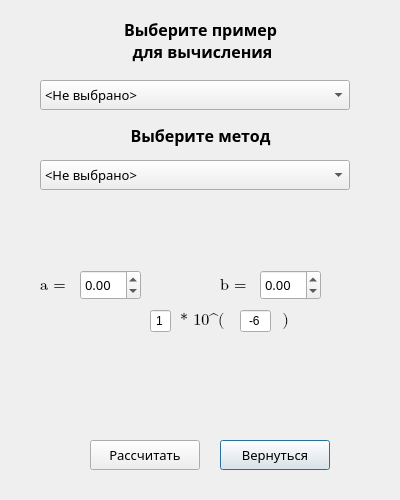
<?xml version="1.0" encoding="UTF-8"?>
<ui version="4.0">
 <class>Dialog</class>
 <widget class="QDialog" name="Dialog">
  <property name="geometry">
   <rect>
    <x>0</x>
    <y>0</y>
    <width>400</width>
    <height>500</height>
   </rect>
  </property>
  <property name="minimumSize">
   <size>
    <width>400</width>
    <height>500</height>
   </size>
  </property>
  <property name="maximumSize">
   <size>
    <width>400</width>
    <height>500</height>
   </size>
  </property>
  <property name="windowTitle">
   <string>Dialog</string>
  </property>
  <widget class="QLabel" name="lExample">
   <property name="geometry">
    <rect>
     <x>0</x>
     <y>10</y>
     <width>401</width>
     <height>61</height>
    </rect>
   </property>
   <property name="font">
    <font>
     <family>Bahnschrift Light</family>
     <pointsize>12</pointsize>
     <weight>75</weight>
     <bold>true</bold>
     <kerning>true</kerning>
    </font>
   </property>
   <property name="text">
    <string>Выберите пример
 для вычисления</string>
   </property>
   <property name="alignment">
    <set>Qt::AlignCenter</set>
   </property>
  </widget>
  <widget class="QComboBox" name="CBExample">
   <property name="geometry">
    <rect>
     <x>40</x>
     <y>80</y>
     <width>310</width>
     <height>30</height>
    </rect>
   </property>
   <property name="font">
    <font>
     <family>Calibri Light</family>
     <pointsize>10</pointsize>
    </font>
   </property>
   
   <item>
    <property name="text">
     <string>&lt;Не выбрано&gt;</string>
    </property>
   </item>
   <item>
    <property name="text">
     <string>Контрольный пример</string>
    </property>
   </item>
   <item>
    <property name="text">
     <string>Индивидуальный пример</string>
    </property>
   </item>
  </widget>
  <widget class="QLabel" name="lMethod">
   <property name="geometry">
    <rect>
     <x>0</x>
     <y>120</y>
     <width>401</width>
     <height>31</height>
    </rect>
   </property>
   <property name="font">
    <font>
     <family>Bahnschrift Light</family>
     <pointsize>12</pointsize>
     <weight>75</weight>
     <bold>true</bold>
     <kerning>true</kerning>
    </font>
   </property>
   <property name="text">
    <string>Выберите метод</string>
   </property>
   <property name="alignment">
    <set>Qt::AlignCenter</set>
   </property>
  </widget>
  <widget class="QComboBox" name="CBMethod">
   <property name="geometry">
    <rect>
     <x>40</x>
     <y>160</y>
     <width>310</width>
     <height>30</height>
    </rect>
   </property>
   <property name="font">
    <font>
     <family>Calibri Light</family>
     <pointsize>10</pointsize>
    </font>
   </property>

   <item>
    <property name="text">
     <string>&lt;Не выбрано&gt;</string>
    </property>
   </item>
   <item>
    <property name="text">
     <string>Метод касательных</string>
    </property>
   </item>
   <item>
    <property name="text">
     <string>Деление отрезка пополам</string>
    </property>
   </item>
   <item>
    <property name="text">
     <string>Отделение корней уравнения</string>
    </property>
   </item>
   <item>
    <property name="text">
     <string>Метод хорд</string>
    </property>
   </item>
  </widget>
  <widget class="QLabel" name="label">
   <property name="geometry">
    <rect>
     <x>0</x>
     <y>210</y>
     <width>401</width>
     <height>61</height>
    </rect>
   </property>
   <property name="text">
    <string/>
   </property>
   <property name="alignment">
    <set>Qt::AlignCenter</set>
   </property>
  </widget>
  <widget class="QPushButton" name="bReturn">
   <property name="geometry">
    <rect>
     <x>220</x>
     <y>440</y>
     <width>110</width>
     <height>30</height>
    </rect>
   </property>
   <property name="font">
    <font>
     <family>Bahnschrift Light</family>
     <pointsize>10</pointsize>
    </font>
   </property>
   <property name="text">
    <string>Вернуться</string>
   </property>
  </widget>
  <widget class="QPushButton" name="bCalculation">
   <property name="geometry">
    <rect>
     <x>90</x>
     <y>440</y>
     <width>110</width>
     <height>30</height>
    </rect>
   </property>
   <property name="font">
    <font>
     <family>Bahnschrift Light</family>
     <pointsize>10</pointsize>
    </font>
   </property>
   <property name="text">
    <string>Рассчитать</string>
   </property>
  </widget>
  <widget class="QLabel" name="lResult">
   <property name="geometry">
    <rect>
     <x>10</x>
     <y>350</y>
     <width>381</width>
     <height>81</height>
    </rect>
   </property>
   <property name="font">
    <font>
     <family>Bahnschrift Light</family>
     <pointsize>12</pointsize>
     <weight>75</weight>
     <italic>false</italic>
     <bold>true</bold>
     <underline>false</underline>
     <strikeout>false</strikeout>
    </font>
   </property>
   <property name="text">
    <string/>
   </property>
   <property name="alignment">
    <set>Qt::AlignCenter</set>
   </property>
  </widget>
  <widget class="QLabel" name="laEq">
   <property name="geometry">
    <rect>
     <x>40</x>
     <y>270</y>
     <width>31</width>
     <height>31</height>
    </rect>
   </property>
   <property name="font">
    <font>
     <family>Cambria Math</family>
     <pointsize>12</pointsize>
     <italic>false</italic>
     <underline>false</underline>
     <strikeout>false</strikeout>
    </font>
   </property>
   <property name="text">
    <string>a = </string>
   </property>
  </widget>
  <widget class="QLabel" name="lbEq">
   <property name="geometry">
    <rect>
     <x>220</x>
     <y>265</y>
     <width>51</width>
     <height>41</height>
    </rect>
   </property>
   <property name="font">
    <font>
     <family>Cambria Math</family>
     <pointsize>12</pointsize>
     <italic>false</italic>
     <underline>false</underline>
     <strikeout>false</strikeout>
    </font>
   </property>
   <property name="text">
    <string>b = </string>
   </property>
  </widget>
  <widget class="QDoubleSpinBox" name="dsh_a">
   <property name="geometry">
    <rect>
     <x>80</x>
     <y>270</y>
     <width>61</width>
     <height>30</height>
    </rect>
   </property>
   <property name="font">
    <font>
     <family>Calibri Light</family>
     <pointsize>10</pointsize>
    </font>
   </property>
   <property name="decimals">
    <number>2</number>
   </property>
   <property name="minimum">
    <double>-9.990000000000000</double>
   </property>
   <property name="maximum">
    <double>9.990000000000000</double>
   </property>
   <property name="singleStep">
    <double>0.010000000000000</double>
   </property>
  </widget>
  <widget class="QDoubleSpinBox" name="dsh_b">
   <property name="geometry">
    <rect>
     <x>260</x>
     <y>270</y>
     <width>61</width>
     <height>30</height>
    </rect>
   </property>
   <property name="font">
    <font>
     <family>Calibri Light</family>
     <pointsize>10</pointsize>
    </font>
   </property>
   <property name="decimals">
    <number>2</number>
   </property>
   <property name="minimum">
    <double>-9.990000000000000</double>
   </property>
   <property name="maximum">
    <double>9.990000000000000</double>
   </property>
   <property name="singleStep">
    <double>0.010000000000000</double>
   </property>
  </widget>
  <widget class="QLabel" name="pi_a">
   <property name="geometry">
    <rect>
     <x>150</x>
     <y>270</y>
     <width>21</width>
     <height>31</height>
    </rect>
   </property>
   <property name="font">
    <font>
     <family>Cambria Math</family>
     <pointsize>12</pointsize>
     <italic>false</italic>
     <underline>false</underline>
     <strikeout>false</strikeout>
    </font>
   </property>
   <property name="text">
    <string/>
   </property>
  </widget>
  <widget class="QLabel" name="pi_b">
   <property name="geometry">
    <rect>
     <x>330</x>
     <y>270</y>
     <width>21</width>
     <height>31</height>
    </rect>
   </property>
   <property name="font">
    <font>
     <family>Cambria Math</family>
     <pointsize>12</pointsize>
     <italic>false</italic>
     <underline>false</underline>
     <strikeout>false</strikeout>
    </font>
   </property>
   <property name="text">
    <string/>
   </property>
  </widget>
  <widget class="QLabel" name="lEpsPower">
   <property name="geometry">
    <rect>
     <x>180</x>
     <y>300</y>
     <width>121</width>
     <height>41</height>
    </rect>
   </property>
   <property name="font">
    <font>
     <family>Cambria Math</family>
     <pointsize>12</pointsize>
     <italic>false</italic>
     <underline>false</underline>
     <strikeout>false</strikeout>
    </font>
   </property>
   <property name="text">
    <string>* 10^(           )</string>
   </property>
  </widget>
  <widget class="QLineEdit" name="power_of_ten">
   <property name="geometry">
    <rect>
     <x>240</x>
     <y>310</y>
     <width>31</width>
     <height>22</height>
    </rect>
   </property>
   <property name="text">
    <string>-6</string>
   </property>
   <property name="alignment">
    <set>Qt::AlignCenter</set>
   </property>
  </widget>
  <widget class="QLineEdit" name="eps_coef">
   <property name="geometry">
    <rect>
     <x>150</x>
     <y>310</y>
     <width>21</width>
     <height>22</height>
    </rect>
   </property>
   <property name="text">
    <string>1</string>
   </property>
   <property name="alignment">
    <set>Qt::AlignCenter</set>
   </property>
  </widget>
  <widget class="QLabel" name="lEps">
   <property name="geometry">
    <rect>
     <x>100</x>
     <y>310</y>
     <width>41</width>
     <height>21</height>
    </rect>
   </property>
   <property name="font">
    <font>
     <family>Cambria Math</family>
     <pointsize>12</pointsize>
     <italic>false</italic>
     <underline>false</underline>
     <strikeout>false</strikeout>
    </font>
   </property>
   <property name="text">
    <string/>
   </property>
   <property name="pixmap">
    <pixmap>eps.png</pixmap>
   </property>
   <property name="scaledContents">
    <bool>false</bool>
   </property>
  </widget>
 </widget>
 <resources/>
 <connections/>
</ui>
